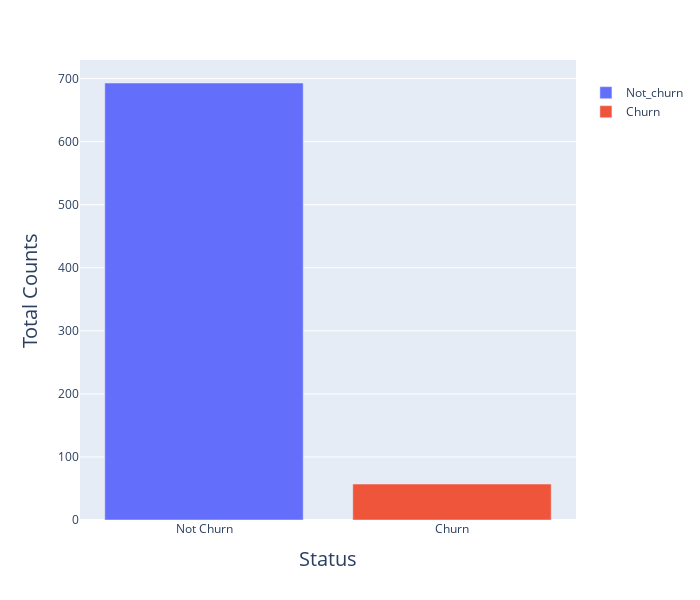

The notebook cell saved with this chart:
### Code cell
chrun_prop = dataset_test['churn'].value_counts().to_frame()
fig = px.bar(data_frame=chrun_prop, x=chrun_prop.index, y='churn', color=['Not_churn', 'Churn'])
fig.update_layout(
    width=700, 
    height=600, 
    legend=dict(title=' '),
    xaxis=dict(tickvals=[0,1], ticktext=['Not Churn', 'Churn'], title='Status', title_font=dict(size=20)),
    yaxis=dict(title='Total Counts', title_font=dict(size=20))
)
fig.update_traces(
    hovertemplate='Status: %{x}<br>Total Counts: %{y}',
)
fig.show()

### Figure 1 — Plotly figure (JSON) as saved in the notebook; plotly's stock layout.template omitted (floating-point values rounded to 4 significant figures)
{"data": [{"alignmentgroup": "True", "hovertemplate": "Status: %{x}<br>Total Counts: %{y}", "legendgroup": "Not_churn", "marker": {"color": "#636efa", "pattern": {"shape": ""}}, "name": "Not_churn", "offsetgroup": "Not_churn", "orientation": "v", "showlegend": true, "textposition": "auto", "type": "bar", "x": [0], "xaxis": "x", "y": [693], "yaxis": "y"}, {"alignmentgroup": "True", "hovertemplate": "Status: %{x}<br>Total Counts: %{y}", "legendgroup": "Churn", "marker": {"color": "#EF553B", "pattern": {"shape": ""}}, "name": "Churn", "offsetgroup": "Churn", "orientation": "v", "showlegend": true, "textposition": "auto", "type": "bar", "x": [1], "xaxis": "x", "y": [57], "yaxis": "y"}], "layout": {"barmode": "relative", "height": 600, "legend": {"title": {"text": " "}, "tracegroupgap": 0}, "margin": {"t": 60}, "width": 700, "xaxis": {"anchor": "y", "domain": [0, 1], "ticktext": ["Not Churn", "Churn"], "tickvals": [0, 1], "title": {"font": {"size": 20}, "text": "Status"}}, "yaxis": {"anchor": "x", "domain": [0, 1], "title": {"font": {"size": 20}, "text": "Total Counts"}}}}
